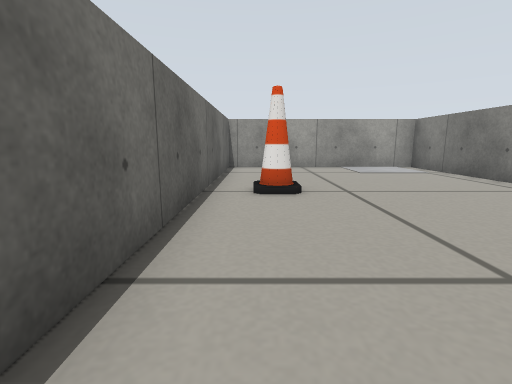
view 1 (above)

16 first-person views from a walk through a world built for the Gazebo simulator. The camera is 0.26 m above the floor, tilts 10° down and sees 85° across. The floor is counted in squares, 0.25 m on a side. Each view is taken from the middle of a square. On the plan, view 1 faces up. The plan holds only what a view shows up to about 11 squares ahead; the rest is blank. Some surface patterns are stand-ins.

view 2
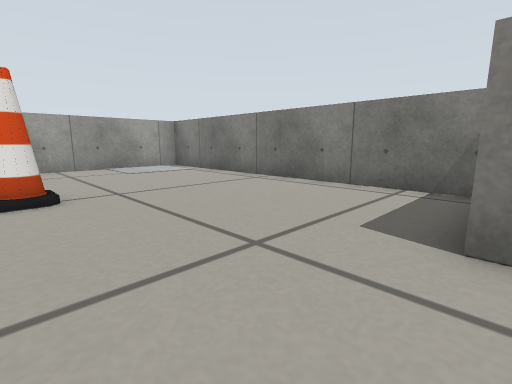

view 3
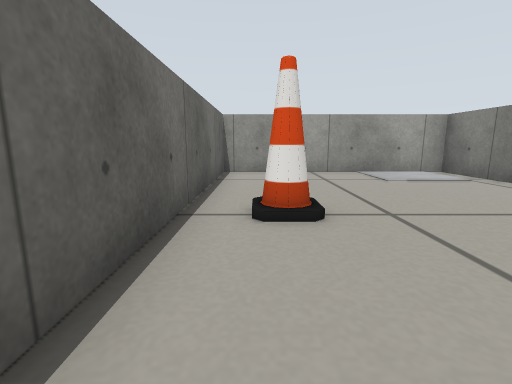

view 4
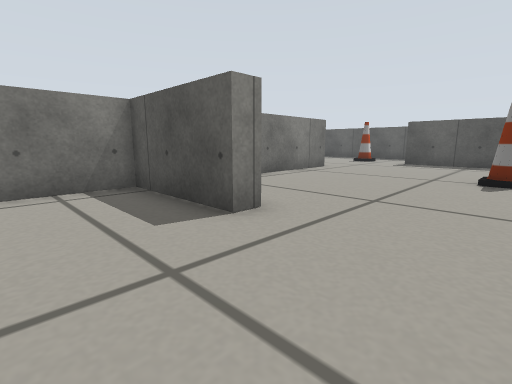

view 5
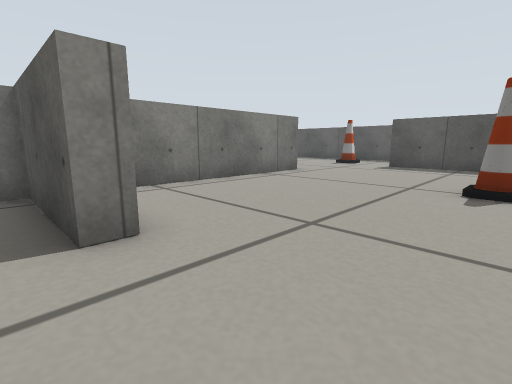

view 6
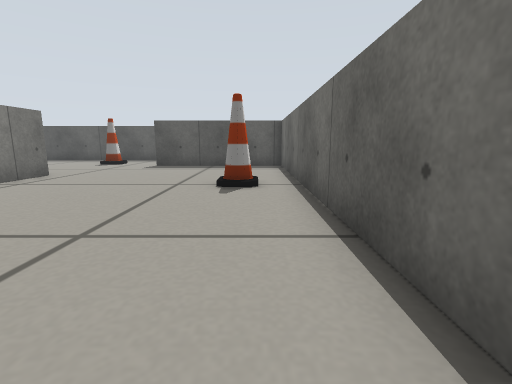

view 7
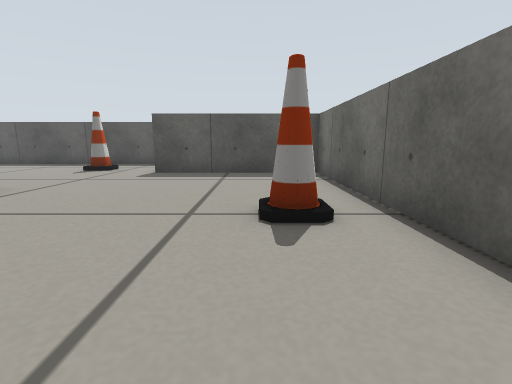

view 8
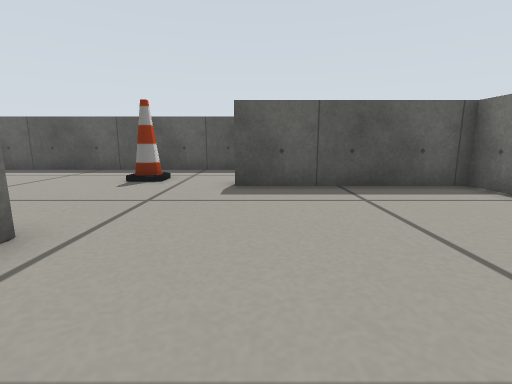

view 9
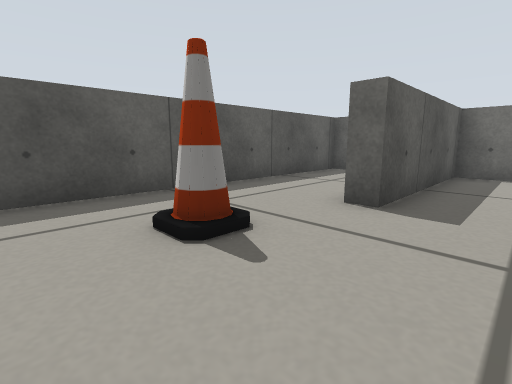

view 10
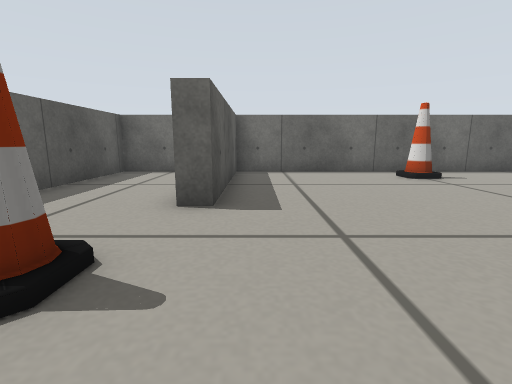

view 11
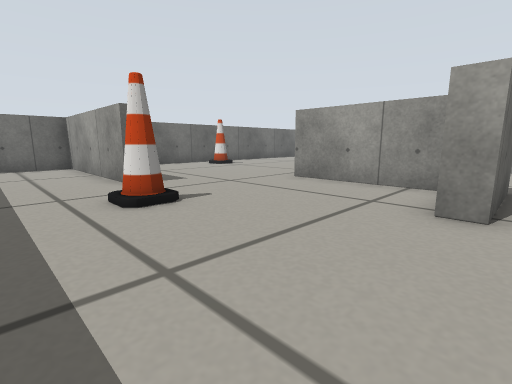

view 12
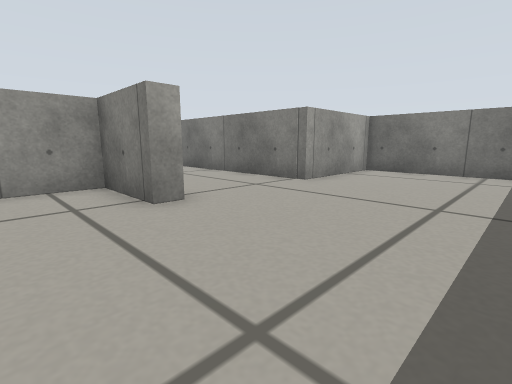

view 13
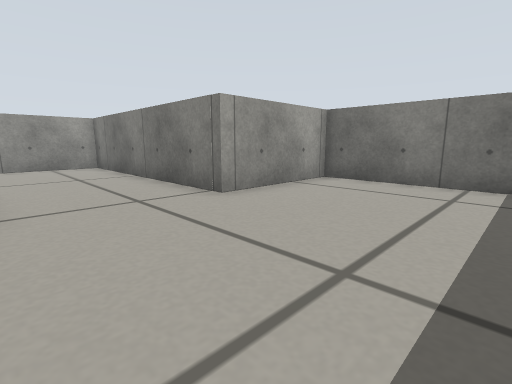

view 14
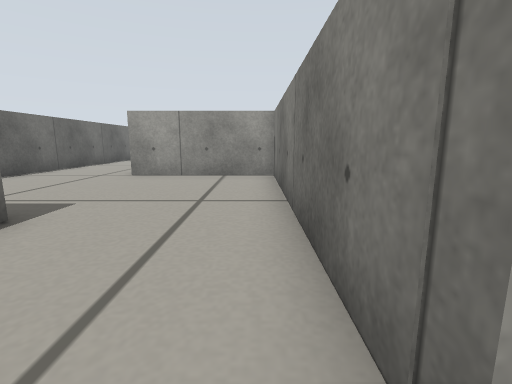

view 15
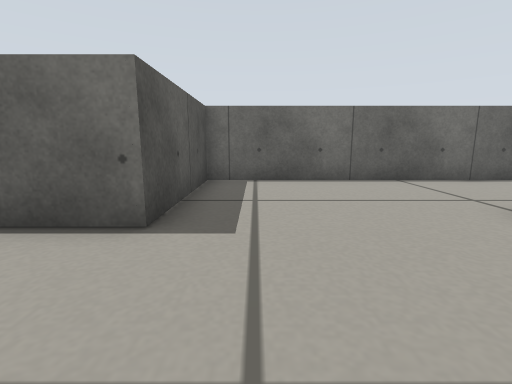

view 16
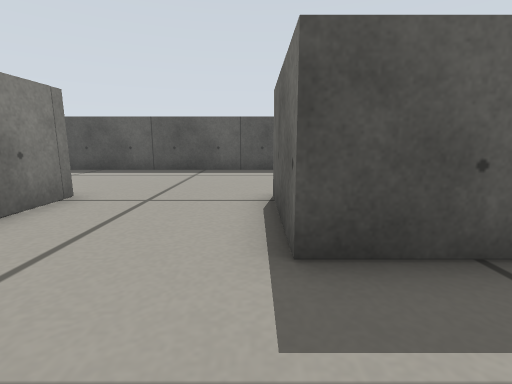

### Floor plan
Ten units are one square. View 1 is at (0, 0); x grows to the right and y downward. Boxes are objects, and circles mark ways between rooms. Rooms are numbered by the first view taken in them; rooms with no view inside come last. Other rooms are left out.
<svg viewBox="-17 -125 218 288">
<path fill="none" stroke="#000" d="M31 3 31 -4 67 -4 67 -120 -12 -120 -12 5M111 104 111 80 67 80 67 16M-12 5 -12 117 45 117 45 123 -12 123 -12 158 105 158M117 104 111 104M196 147 196 104 156 104M105 158 192 158M156 104 156 21 110 21M73 24 73 74 117 74 117 104"/>
<rect x="-5" y="-65" width="20" height="10" fill="#bbb"><title>cone</title></rect>
<rect x="-5" y="55" width="20" height="10" fill="#bbb"><title>cone</title></rect>
<rect x="65" y="125" width="10" height="10" fill="#bbb"><title>cone</title></rect>
<circle cx="15" cy="0" r="3" fill="#2a7"/>
<circle cx="115" cy="130" r="3" fill="#2a7"/>
<circle cx="140" cy="110" r="3" fill="#2a7"/>
<text x="30" y="-60">1</text>
<text x="40" y="90">2</text>
<text x="150" y="130">3</text>
<text x="120" y="60">4</text>
</svg>
Room 1 opens to room 2. Room 2 opens to room 3. Room 3 opens to room 4.

Where each view was taken, in squares from view 1:
view 1: 0 up, 0 right, facing up
view 2: 0 up, 0 right, facing up-right
view 3: 2 up, 0 right, facing up
view 4: 3 up, 0 right, facing down-right
view 5: 1 up, 0 right, facing down-right
view 6: 1 up, 0 right, facing down
view 7: 2 down, 1 right, facing down
view 8: 5 down, 4 right, facing down
view 9: 10 down, 9 right, facing down-left
view 10: 11 down, 9 right, facing left
view 11: 15 down, 12 right, facing up-left
view 12: 15 down, 9 right, facing up-right
view 13: 15 down, 12 right, facing up-right
view 14: 11 down, 15 right, facing up
view 15: 6 down, 15 right, facing left
view 16: 5 down, 12 right, facing down
